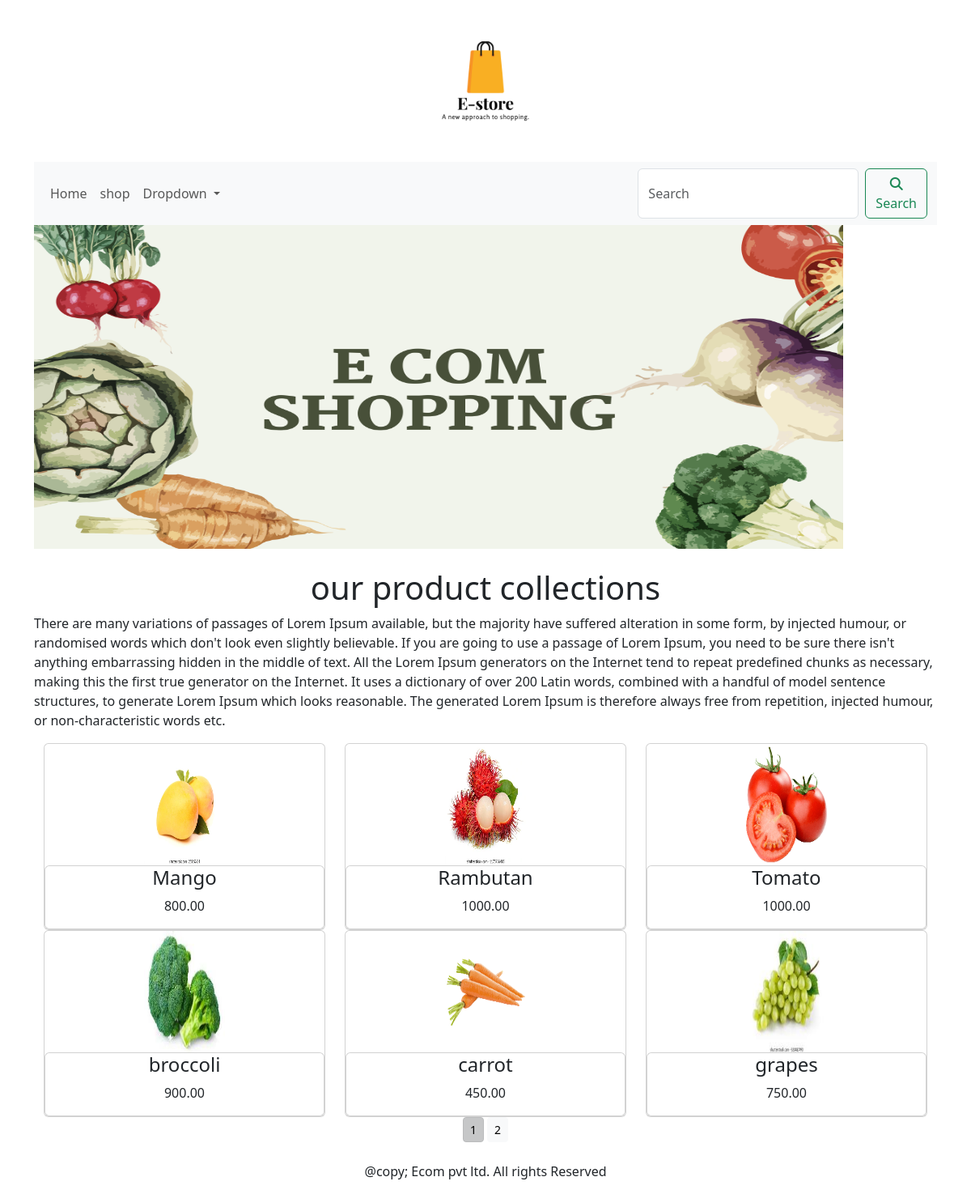
Screenshot of /ecom/ with the database file from the repository.
### ecomapp/models.py (models this page shows, shortened)
class product(models.Model):
    name=models.CharField(max_length=250,unique=True)
    slug=models.SlugField(max_length=250,unique=True)
    description=models.TextField(blank=True)
    price=models.DecimalField(max_digits=10,decimal_places=2)
    category=models.ForeignKey(category,on_delete=models.CASCADE)
    image=models.ImageField(upload_to='product',blank=True)
    stock=models.IntegerField()
    available=models.BooleanField(default=True)
    created=models.DateTimeField(auto_now_add=True)
    updated=models.DateTimeField(auto_now=True)
    def get_url(self):
     return reverse('ecomapp:prod_cat_detail', args=[self.category.slug, self.slug])
    class Meta:
        ordering=('name',)
        verbose_name='product'
        verbose_name_plural='products'

### ecomapp/views.py (the view)
# urls.py: path('', views.allproductcat,name='allproductcat'),
def allproductcat(request,c_slug=None):
    c_page=None
    products_list=None
    if c_slug!=None:
        c_page=get_object_or_404(category,slug=c_slug)
        products_list=product.objects.all().filter(category=c_page,available=True)
    else:
        products_list=product.objects.all().filter(available=True)
        paginator=Paginator(products_list,6)
        try:
            page=int(request.GET.get('page',1))
        except:
            page=1
        try:
            products=paginator.page(page)
        except (EmptyPage, InvalidPage):
            products=paginator.page(paginator.num_pages)
    return render(request,"category.html",{'category':c_page,'products':products})

### cart_app/context_proccessors.py (called while the page is built)
def counter(request):
    item_count=0
    if 'admin' in request.path:
        return{}
    else:
        try:
            cart=Cart.objects.filter(cart_id=_cart_id(request))
            car_items=CartItem.objects.all().filter(cart=cart[:1])
            for cart_item in car_items:
                item_count += cart_item.quantity
        except Cart.DoesNotExist:
            item_count=0
    return dict(item_count=item_count)

### cart_app/views.py (called while the page is built)
def _cart_id(request):
    cart=request.session.session_key
    if not cart:
        cart= request.session.create()
    return cart

### ecomapp/context_processors.py (called while the page is built)
def menu_links(request):
    links=category.objects.all()
    return dict(links=links)

### ecomapp/models.py (called while the page is built)
    def get_url(self):
        return reverse('ecomapp:products_by_category', args=[self.slug])

### templates/category.html (shortened to what this page needs)
{% extends 'base.html' %}
{% load static %}
{% block content%}
<div>
    {% if category %}
    <img class="my_image" src="{{category.image.url}}" alt="{{category.name}}">
</div>
<br>
<div>
    <h1 class="text-center my_title">{{category.name}}</h1>
    <p class="text-justify">{{category.description}}</p>
</div>
{% else %}
<div>
    <img class="my_image my_image_padding" src="{% static 'img/banner.png' %}" alt="our products" height="400px" width="1000px">
</div>
<br>
<div>
    <h1 class="text-center">our product collections</h1>
    <p class="text-justify"> There are many variations of passages of Lorem Ipsum available, but the majority have suffered alteration in some form, by injected humour, or randomised words which don't look even slightly believable. If you are going to use a passage of Lorem Ipsum, you need to be sure there isn't anything embarrassing hidden in the middle of text. All the Lorem Ipsum generators on the Internet tend to repeat predefined chunks as necessary, making this the first true generator on the Internet. It uses a dictionary of over 200 Latin words, combined with a handful of model sentence structures, to generate Lorem Ipsum which looks reasonable. The generated Lorem Ipsum is therefore always free from repetition, injected humour, or non-characteristic words etc.</p>
</div>
{% endif %}
<div class="container">
    <div class="row mx_auto">
        {% for product in products.object_list %}
        <div class="my_bottom_margi col-9 col-sm-12 col-md-4 xol-lg-4">
            <div class="card text-center" style="min-width:18rem;">
                <a href="{{product.get_url}}" > <img class="card-img-tp my_image" src="{{product.image.url}}" alt="{{product.name}}" width="100px" height="150px"></a>
                <div class="card body">
                   <h4>{{product.name}}</h4>
                   <p>{{product.price}}</p>
                 </div>
            </div>
        </div>
      {% endfor %}
</div>
    <div class="mx-auto">
        {% if products.paginator.num_pages > 1 %}
        <div class="text-center">
            {% for pg in products.paginator.page_range %}
             <a href="?page={{pg}}" class="btn btn-light btn-sm {% if products.number == pg %} active {% endif %}">{{pg}}</a>
        {% endfor %}
        </div>
        {% endif %}
    </div>
    <br>
</div>
{% endblock %}

### templates/base.html (shortened to what this page needs)
{% load static %}
<!DOCTYPE html>
<html lang="en">
<head>
    <link href="{% static  'css/bootstrap.min.css' %}" rel="stylesheet">
</head>
<body>
<div class="container">
<div>
    {% include 'header.html' %}
    {% include 'navbar.html' %}
    {% block content %}
    {% endblock %}
    </div>
    {% include 'footer.html' %}
</div>
</body>
</html>

### templates/header.html
{% load static %}
<header>
    <center>
        <a href="{% url 'ecomapp:allproductcat' %}"></a><img src="{% static 'img/logo.png' %}" alt="longimage" height="200px" width="200px">
    </center>
</header>

### templates/navbar.html (shortened to what this page needs)
<nav class="navbar navbar-expand-lg bg-body-tertiary">
  <div class="container-fluid">
    <div class="collapse navbar-collapse" id="navbarSupportedContent">
      <ul class="navbar-nav me-auto mb-2 mb-lg-0">
        <li class="nav-item">
          <a class="nav-link" href="#">Home</a>
        </li>
        <li class="nav-item">
          <a class="nav-link" href="#">shop</a>
        </li>
        <li class="nav-item dropdown  {%if 'ecomapp' in request.path %} active {% endif %}">
          <a class="nav-link dropdown-toggle" href="#" role="button" data-bs-toggle="dropdown" aria-expanded="false">
            Dropdown
          </a>
        </li>
      </ul>
      <form class="d-flex"  action="{% url 'search_app:SearchResult' %}" method="get">
        <input class="form-control me-2" type="search" placeholder="Search" name="q" aria-label="Search">
        <button class="btn btn-outline-success" type="submit"><i class="fa-solid fa-magnifying-glass"></i>Search</button>
      </form>
    </div>
  </div>
</nav>

### templates/footer.html
<div class="footer navbar-fixed-bottom my_footer">
    <p class="text-center">@copy; Ecom pvt ltd. All rights Reserved</p>
</div>

### rows the page displays
product: image (picture), name "Mango", price "800.00"
product: image (picture), name "Rambutan", price "1000.00"
product: image (picture), name "Tomato", price "1000.00"
product: image (picture), name "broccoli", price "900.00"
product: image (picture), name "carrot", price "450.00"
product: image (picture), name "grapes", price "750.00"

### other values shown
{{ pg }} "1" "2"
